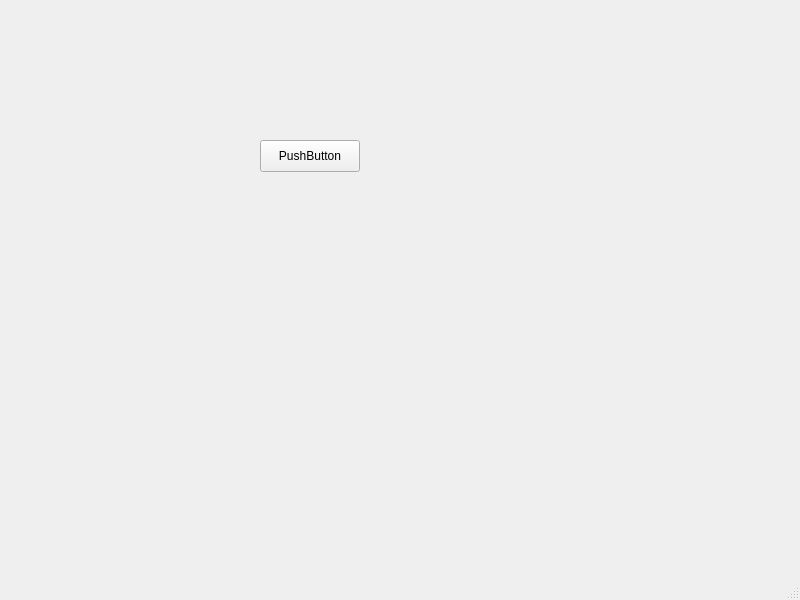
<?xml version="1.0" encoding="UTF-8"?>
<ui version="4.0">
 <class>MainWindow</class>
 <widget class="QMainWindow" name="MainWindow">
  <property name="geometry">
   <rect>
    <x>0</x>
    <y>0</y>
    <width>800</width>
    <height>600</height>
   </rect>
  </property>
  <property name="windowTitle">
   <string>MainWindow</string>
  </property>
  <widget class="QWidget" name="centralwidget">
   <widget class="QPushButton" name="pushButton">
    <property name="geometry">
     <rect>
      <x>260</x>
      <y>140</y>
      <width>100</width>
      <height>32</height>
     </rect>
    </property>
    <property name="text">
     <string>PushButton</string>
    </property>
   </widget>
  </widget>
  <widget class="QMenuBar" name="menubar">
   <property name="geometry">
    <rect>
     <x>0</x>
     <y>0</y>
     <width>800</width>
     <height>24</height>
    </rect>
   </property>
  </widget>
  <widget class="QStatusBar" name="statusbar"/>
 </widget>
 <resources/>
 <connections/>
</ui>
